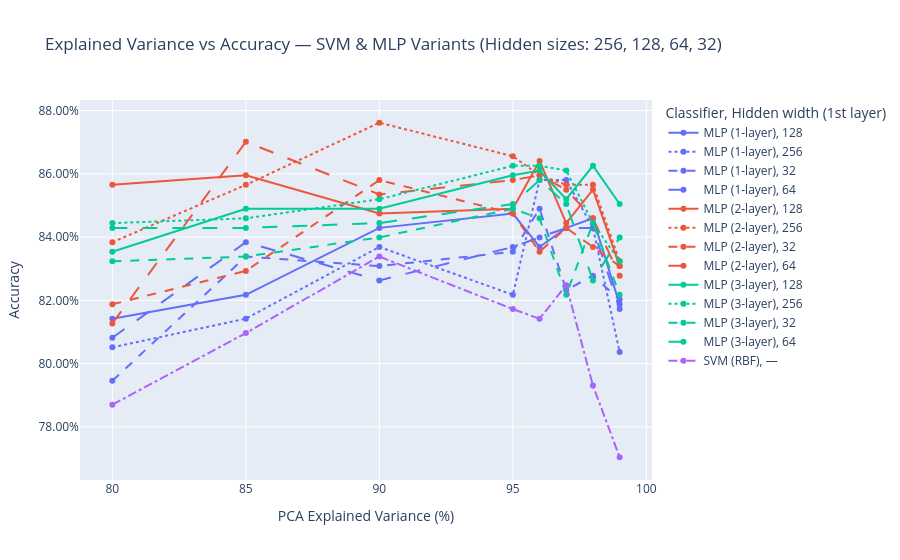

Source (notebook cell):
### Markdown cell above
**However to compare performance on different combinations of extracted features and type of classification model used we need to create more pca objects**

### Code cell
# === PCA EV sweep with fixed nb_hidden {256,128,64,32} + loops.train/test + Plotly ===
torch.manual_seed(42)
np.random.seed(42)
import numpy as np
import pandas as pd
from sklearn.model_selection import train_test_split
from sklearn.preprocessing import StandardScaler
from sklearn.metrics import accuracy_score
from sklearn.svm import SVC
import torch
from torch.utils.data import DataLoader, Subset
import plotly.express as px
from IPython.display import display
import os


explained_variances = [0.80, 0.85, 0.90, 0.95, 0.96, 0.97, 0.98, 0.99]
hidden_grid = [256, 128, 64, 32]        #fixed hidden sizes
batch_size = 32
epochs = 20
model_dir = "./final_model_paths"
os.makedirs(model_dir, exist_ok=True)

y_all = P1_df_Y.squeeze().astype(int).values
idx_all = np.arange(len(y_all))
train_idx, test_idx = train_test_split(idx_all, test_size=0.2, random_state=42, stratify=y_all)

results = []

device_str = "cuda" if torch.cuda.is_available() else ("mps" if torch.backends.mps.is_available() else "cpu")

def get_input_dim(X: np.ndarray) -> int:
    # Scalar feature count even if features are not strictly 2D
    return int(np.prod(X.shape[1:]))

for ev in explained_variances:
    #PCA features via Extract_Features
    P1_PCA = Extract_Features(P1_df_X, P1_df_Y, feature="pca", explained_variance=ev)

    # Torch datasets for loops
    full_ds = P1_PCA
    train_ds = Subset(full_ds, train_idx.tolist())
    test_ds  = Subset(full_ds,  test_idx.tolist())

    train_loader = DataLoader(train_ds, batch_size=batch_size, shuffle=True,  drop_last=False)
    test_loader  = DataLoader(test_ds,  batch_size=batch_size, shuffle=False, drop_last=False)

    # Numpy arrays for SVM + meta
    X = P1_PCA.get_samples()
    y = P1_PCA.get_labels().squeeze().astype(int)
    X_train, X_test = X[train_idx], X[test_idx]
    y_train, y_test = y[train_idx], y[test_idx]

    input_dim = get_input_dim(X_train)
    num_classes = int(np.unique(y_all).size)

    #SVM baseline (no hidden layers)
    scaler = StandardScaler()
    X_train_s = scaler.fit_transform(X_train)
    X_test_s  = scaler.transform(X_test)

    svm = SVC(kernel="rbf", C=100, gamma="scale", random_state=42)
    svm.fit(X_train_s, y_train)
    svm_acc = accuracy_score(y_test, svm.predict(X_test_s))
    results.append({
        "explained_variance": int(ev * 100),
        "model": "SVM (RBF)",
        "nb_hidden": "—",
        "accuracy": svm_acc,
        "input_dim": input_dim,
        "hidden_layers": "—"
    })

    #MLP variants over fixed hidden sizes
    for h in hidden_grid:
        common_kwargs = {
            "nb_hidden": int(h),
            "input_dim": int(input_dim),
            "output_dim": int(num_classes),
            "dropout_rate": 0.2
        }

        mlp_runs = [
            ("MLP",         "MLP (1-layer)", "mlp1", [h]),
            ("MLP_2_layer", "MLP (2-layer)", "mlp2", [h, h // 2]),
            ("MLP_3_layer", "MLP (3-layer)", "mlp3", [h, h // 2, h // 4]),
        ]

        for ctor_name, pretty, tag, hidden_list in mlp_runs:
            model_ctor = globals().get(ctor_name, getattr(classify, ctor_name))
            model = model_ctor(**common_kwargs)

            model_path = os.path.join(model_dir, f"{tag}_ev{int(ev*100)}_h{h}_P1.pth")

            # Train
            loops.train(
                model=model,
                model_path=model_path,
                train_loader=train_loader,
                val=False,
                val_loader=None,
                batch_size=batch_size,
                lr=1e-3,
                weight_decay=0,
                optim="adam",
                epochs=epochs,
            )

            # Test and get accuracy directly
            acc = loops.test(
                model=model,
                model_path=model_path,
                test_loader=test_loader,
                report=False,   # set True to see confusion matrix / report
                score=True,
                device=device_str
            )

            results.append({
                "explained_variance": int(ev * 100),
                "model": pretty,
                "nb_hidden": str(h),
                "accuracy": acc,
                "input_dim": input_dim,
                "hidden_layers": f"H={hidden_list}"
            })

# ---- Results & Plot ----
df_res = pd.DataFrame(results).sort_values(["explained_variance", "model", "nb_hidden"]).reset_index(drop=True)

# Plot: color = model, line-dash = nb_hidden (so you can see how hidden width impacts each model)
fig = px.line(
    df_res,
    x="explained_variance",
    y="accuracy",
    color="model",
    line_dash="nb_hidden",
    markers=True,
    title="Explained Variance vs Accuracy — SVM & MLP Variants (Hidden sizes: 256, 128, 64, 32)",
    labels={
        "explained_variance": "PCA Explained Variance (%)",
        "accuracy": "Accuracy",
        "model": "Classifier",
        "nb_hidden": "Hidden width (1st layer)",
    },
    hover_data={"input_dim": True, "hidden_layers": True, "accuracy": ":.4f"}
)
fig.update_layout(hovermode="x unified", yaxis_tickformat=".2%", xaxis=dict(automargin=True),
        yaxis=dict(automargin=True))
fig.show()

display(df_res)

### Figure 1 — Plotly figure (JSON) as saved in the notebook; plotly's stock layout.template omitted (floating-point values rounded to 4 significant figures)
{"data": [{"customdata": [[87, "H=[128]"], [125, "H=[128]"], [198, "H=[128]"], [396, "H=[128]"], [480, "H=[128]"], [604, "H=[128]"], [802, "H=[128]"], [1186, "H=[128]"]], "hovertemplate": "Classifier=MLP (1-layer)<br>Hidden width (1st layer)=128<br>PCA Explained Variance (%)=%{x}<br>Accuracy=%{y:.4f}<br>input_dim=%{customdata[0]}<br>hidden_layers=%{customdata[1]}<extra></extra>", "legendgroup": "MLP (1-layer), 128", "line": {"color": "#636efa", "dash": "solid"}, "marker": {"symbol": "circle"}, "mode": "lines+markers", "name": "MLP (1-layer), 128", "orientation": "v", "showlegend": true, "type": "scatter", "x": [80, 85, 90, 95, 96, 97, 98, 99], "xaxis": "x", "y": [0.8142, 0.8218, 0.8429, 0.8474, 0.8369, 0.8429, 0.8459, 0.8187], "yaxis": "y"}, {"customdata": [[87, "H=[256]"], [125, "H=[256]"], [198, "H=[256]"], [396, "H=[256]"], [480, "H=[256]"], [604, "H=[256]"], [802, "H=[256]"], [1186, "H=[256]"]], "hovertemplate": "Classifier=MLP (1-layer)<br>Hidden width (1st layer)=256<br>PCA Explained Variance (%)=%{x}<br>Accuracy=%{y:.4f}<br>input_dim=%{customdata[0]}<br>hidden_layers=%{customdata[1]}<extra></extra>", "legendgroup": "MLP (1-layer), 256", "line": {"color": "#636efa", "dash": "dot"}, "marker": {"symbol": "circle"}, "mode": "lines+markers", "name": "MLP (1-layer), 256", "orientation": "v", "showlegend": true, "type": "scatter", "x": [80, 85, 90, 95, 96, 97, 98, 99], "xaxis": "x", "y": [0.8051, 0.8142, 0.8369, 0.8218, 0.858, 0.858, 0.8429, 0.8036], "yaxis": "y"}, {"customdata": [[87, "H=[32]"], [125, "H=[32]"], [198, "H=[32]"], [396, "H=[32]"], [480, "H=[32]"], [604, "H=[32]"], [802, "H=[32]"], [1186, "H=[32]"]], "hovertemplate": "Classifier=MLP (1-layer)<br>Hidden width (1st layer)=32<br>PCA Explained Variance (%)=%{x}<br>Accuracy=%{y:.4f}<br>input_dim=%{customdata[0]}<br>hidden_layers=%{customdata[1]}<extra></extra>", "legendgroup": "MLP (1-layer), 32", "line": {"color": "#636efa", "dash": "dash"}, "marker": {"symbol": "circle"}, "mode": "lines+markers", "name": "MLP (1-layer), 32", "orientation": "v", "showlegend": true, "type": "scatter", "x": [80, 85, 90, 95, 96, 97, 98, 99], "xaxis": "x", "y": [0.7946, 0.8338, 0.8308, 0.8353, 0.8489, 0.8233, 0.8278, 0.8202], "yaxis": "y"}, {"customdata": [[87, "H=[64]"], [125, "H=[64]"], [198, "H=[64]"], [396, "H=[64]"], [480, "H=[64]"], [604, "H=[64]"], [802, "H=[64]"], [1186, "H=[64]"]], "hovertemplate": "Classifier=MLP (1-layer)<br>Hidden width (1st layer)=64<br>PCA Explained Variance (%)=%{x}<br>Accuracy=%{y:.4f}<br>input_dim=%{customdata[0]}<br>hidden_layers=%{customdata[1]}<extra></extra>", "legendgroup": "MLP (1-layer), 64", "line": {"color": "#636efa", "dash": "longdash"}, "marker": {"symbol": "circle"}, "mode": "lines+markers", "name": "MLP (1-layer), 64", "orientation": "v", "showlegend": true, "type": "scatter", "x": [80, 85, 90, 95, 96, 97, 98, 99], "xaxis": "x", "y": [0.8082, 0.8384, 0.8263, 0.8369, 0.8399, 0.8429, 0.8429, 0.8172], "yaxis": "y"}, {"customdata": [[87, "H=[128, 64]"], [125, "H=[128, 64]"], [198, "H=[128, 64]"], [396, "H=[128, 64]"], [480, "H=[128, 64]"], [604, "H=[128, 64]"], [802, "H=[128, 64]"], [1186, "H=[128, 64]"]], "hovertemplate": "Classifier=MLP (2-layer)<br>Hidden width (1st layer)=128<br>PCA Explained Variance (%)=%{x}<br>Accuracy=%{y:.4f}<br>input_dim=%{customdata[0]}<br>hidden_layers=%{customdata[1]}<extra></extra>", "legendgroup": "MLP (2-layer), 128", "line": {"color": "#EF553B", "dash": "solid"}, "marker": {"symbol": "circle"}, "mode": "lines+markers", "name": "MLP (2-layer), 128", "orientation": "v", "showlegend": true, "type": "scatter", "x": [80, 85, 90, 95, 96, 97, 98, 99], "xaxis": "x", "y": [0.8565, 0.8595, 0.8474, 0.8489, 0.864, 0.8444, 0.855, 0.8308], "yaxis": "y"}, {"customdata": [[87, "H=[256, 128]"], [125, "H=[256, 128]"], [198, "H=[256, 128]"], [396, "H=[256, 128]"], [480, "H=[256, 128]"], [604, "H=[256, 128]"], [802, "H=[256, 128]"], [1186, "H=[256, 128]"]], "hovertemplate": "Classifier=MLP (2-layer)<br>Hidden width (1st layer)=256<br>PCA Explained Variance (%)=%{x}<br>Accuracy=%{y:.4f}<br>input_dim=%{customdata[0]}<br>hidden_layers=%{customdata[1]}<extra></extra>", "legendgroup": "MLP (2-layer), 256", "line": {"color": "#EF553B", "dash": "dot"}, "marker": {"symbol": "circle"}, "mode": "lines+markers", "name": "MLP (2-layer), 256", "orientation": "v", "showlegend": true, "type": "scatter", "x": [80, 85, 90, 95, 96, 97, 98, 99], "xaxis": "x", "y": [0.8384, 0.8565, 0.8761, 0.8656, 0.8595, 0.8565, 0.8565, 0.8323], "yaxis": "y"}, {"customdata": [[87, "H=[32, 16]"], [125, "H=[32, 16]"], [198, "H=[32, 16]"], [396, "H=[32, 16]"], [480, "H=[32, 16]"], [604, "H=[32, 16]"], [802, "H=[32, 16]"], [1186, "H=[32, 16]"]], "hovertemplate": "Classifier=MLP (2-layer)<br>Hidden width (1st layer)=32<br>PCA Explained Variance (%)=%{x}<br>Accuracy=%{y:.4f}<br>input_dim=%{customdata[0]}<br>hidden_layers=%{customdata[1]}<extra></extra>", "legendgroup": "MLP (2-layer), 32", "line": {"color": "#EF553B", "dash": "dash"}, "marker": {"symbol": "circle"}, "mode": "lines+markers", "name": "MLP (2-layer), 32", "orientation": "v", "showlegend": true, "type": "scatter", "x": [80, 85, 90, 95, 96, 97, 98, 99], "xaxis": "x", "y": [0.8187, 0.8293, 0.858, 0.8474, 0.8353, 0.8429, 0.8369, 0.8308], "yaxis": "y"}, {"customdata": [[87, "H=[64, 32]"], [125, "H=[64, 32]"], [198, "H=[64, 32]"], [396, "H=[64, 32]"], [480, "H=[64, 32]"], [604, "H=[64, 32]"], [802, "H=[64, 32]"], [1186, "H=[64, 32]"]], "hovertemplate": "Classifier=MLP (2-layer)<br>Hidden width (1st layer)=64<br>PCA Explained Variance (%)=%{x}<br>Accuracy=%{y:.4f}<br>input_dim=%{customdata[0]}<br>hidden_layers=%{customdata[1]}<extra></extra>", "legendgroup": "MLP (2-layer), 64", "line": {"color": "#EF553B", "dash": "longdash"}, "marker": {"symbol": "circle"}, "mode": "lines+markers", "name": "MLP (2-layer), 64", "orientation": "v", "showlegend": true, "type": "scatter", "x": [80, 85, 90, 95, 96, 97, 98, 99], "xaxis": "x", "y": [0.8127, 0.8701, 0.8535, 0.858, 0.8595, 0.855, 0.8459, 0.8278], "yaxis": "y"}, {"customdata": [[87, "H=[128, 64, 32]"], [125, "H=[128, 64, 32]"], [198, "H=[128, 64, 32]"], [396, "H=[128, 64, 32]"], [480, "H=[128, 64, 32]"], [604, "H=[128, 64, 32]"], [802, "H=[128, 64, 32]"], [1186, "H=[128, 64, 32]"]], "hovertemplate": "Classifier=MLP (3-layer)<br>Hidden width (1st layer)=128<br>PCA Explained Variance (%)=%{x}<br>Accuracy=%{y:.4f}<br>input_dim=%{customdata[0]}<br>hidden_layers=%{customdata[1]}<extra></extra>", "legendgroup": "MLP (3-layer), 128", "line": {"color": "#00cc96", "dash": "solid"}, "marker": {"symbol": "circle"}, "mode": "lines+markers", "name": "MLP (3-layer), 128", "orientation": "v", "showlegend": true, "type": "scatter", "x": [80, 85, 90, 95, 96, 97, 98, 99], "xaxis": "x", "y": [0.8353, 0.8489, 0.8489, 0.8595, 0.861, 0.852, 0.8625, 0.8505], "yaxis": "y"}, {"customdata": [[87, "H=[256, 128, 64]"], [125, "H=[256, 128, 64]"], [198, "H=[256, 128, 64]"], [396, "H=[256, 128, 64]"], [480, "H=[256, 128, 64]"], [604, "H=[256, 128, 64]"], [802, "H=[256, 128, 64]"], [1186, "H=[256, 128, 64]"]], "hovertemplate": "Classifier=MLP (3-layer)<br>Hidden width (1st layer)=256<br>PCA Explained Variance (%)=%{x}<br>Accuracy=%{y:.4f}<br>input_dim=%{customdata[0]}<br>hidden_layers=%{customdata[1]}<extra></extra>", "legendgroup": "MLP (3-layer), 256", "line": {"color": "#00cc96", "dash": "dot"}, "marker": {"symbol": "circle"}, "mode": "lines+markers", "name": "MLP (3-layer), 256", "orientation": "v", "showlegend": true, "type": "scatter", "x": [80, 85, 90, 95, 96, 97, 98, 99], "xaxis": "x", "y": [0.8444, 0.8459, 0.852, 0.8625, 0.8625, 0.861, 0.8444, 0.8323], "yaxis": "y"}, {"customdata": [[87, "H=[32, 16, 8]"], [125, "H=[32, 16, 8]"], [198, "H=[32, 16, 8]"], [396, "H=[32, 16, 8]"], [480, "H=[32, 16, 8]"], [604, "H=[32, 16, 8]"], [802, "H=[32, 16, 8]"], [1186, "H=[32, 16, 8]"]], "hovertemplate": "Classifier=MLP (3-layer)<br>Hidden width (1st layer)=32<br>PCA Explained Variance (%)=%{x}<br>Accuracy=%{y:.4f}<br>input_dim=%{customdata[0]}<br>hidden_layers=%{customdata[1]}<extra></extra>", "legendgroup": "MLP (3-layer), 32", "line": {"color": "#00cc96", "dash": "dash"}, "marker": {"symbol": "circle"}, "mode": "lines+markers", "name": "MLP (3-layer), 32", "orientation": "v", "showlegend": true, "type": "scatter", "x": [80, 85, 90, 95, 96, 97, 98, 99], "xaxis": "x", "y": [0.8323, 0.8338, 0.8399, 0.8489, 0.8459, 0.8218, 0.8444, 0.8218], "yaxis": "y"}, {"customdata": [[87, "H=[64, 32, 16]"], [125, "H=[64, 32, 16]"], [198, "H=[64, 32, 16]"], [396, "H=[64, 32, 16]"], [480, "H=[64, 32, 16]"], [604, "H=[64, 32, 16]"], [802, "H=[64, 32, 16]"], [1186, "H=[64, 32, 16]"]], "hovertemplate": "Classifier=MLP (3-layer)<br>Hidden width (1st layer)=64<br>PCA Explained Variance (%)=%{x}<br>Accuracy=%{y:.4f}<br>input_dim=%{customdata[0]}<br>hidden_layers=%{customdata[1]}<extra></extra>", "legendgroup": "MLP (3-layer), 64", "line": {"color": "#00cc96", "dash": "longdash"}, "marker": {"symbol": "circle"}, "mode": "lines+markers", "name": "MLP (3-layer), 64", "orientation": "v", "showlegend": true, "type": "scatter", "x": [80, 85, 90, 95, 96, 97, 98, 99], "xaxis": "x", "y": [0.8429, 0.8429, 0.8444, 0.8505, 0.858, 0.8505, 0.8263, 0.8399], "yaxis": "y"}, {"customdata": [[87, "—"], [125, "—"], [198, "—"], [396, "—"], [480, "—"], [604, "—"], [802, "—"], [1186, "—"]], "hovertemplate": "Classifier=SVM (RBF)<br>Hidden width (1st layer)=—<br>PCA Explained Variance (%)=%{x}<br>Accuracy=%{y:.4f}<br>input_dim=%{customdata[0]}<br>hidden_layers=%{customdata[1]}<extra></extra>", "legendgroup": "SVM (RBF), —", "line": {"color": "#ab63fa", "dash": "dashdot"}, "marker": {"symbol": "circle"}, "mode": "lines+markers", "name": "SVM (RBF), —", "orientation": "v", "showlegend": true, "type": "scatter", "x": [80, 85, 90, 95, 96, 97, 98, 99], "xaxis": "x", "y": [0.787, 0.8097, 0.8338, 0.8172, 0.8142, 0.8248, 0.7931, 0.7704], "yaxis": "y"}], "layout": {"hovermode": "x unified", "legend": {"title": {"text": "Classifier, Hidden width (1st layer)"}, "tracegroupgap": 0}, "title": {"text": "Explained Variance vs Accuracy — SVM & MLP Variants (Hidden sizes: 256, 128, 64, 32)"}, "xaxis": {"anchor": "y", "automargin": true, "domain": [0, 1], "title": {"text": "PCA Explained Variance (%)"}}, "yaxis": {"anchor": "x", "automargin": true, "domain": [0, 1], "tickformat": ".2%", "title": {"text": "Accuracy"}}}}
